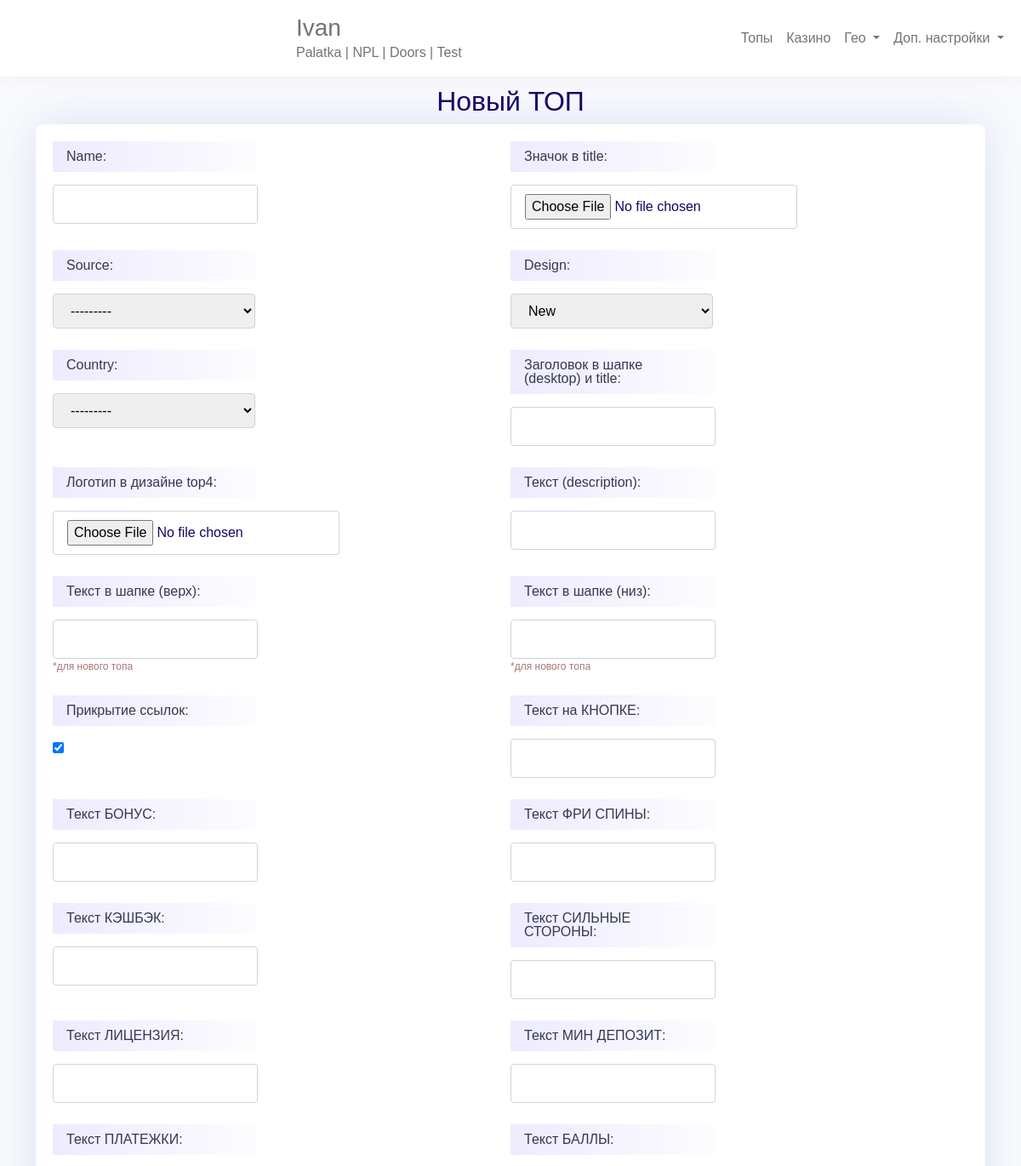
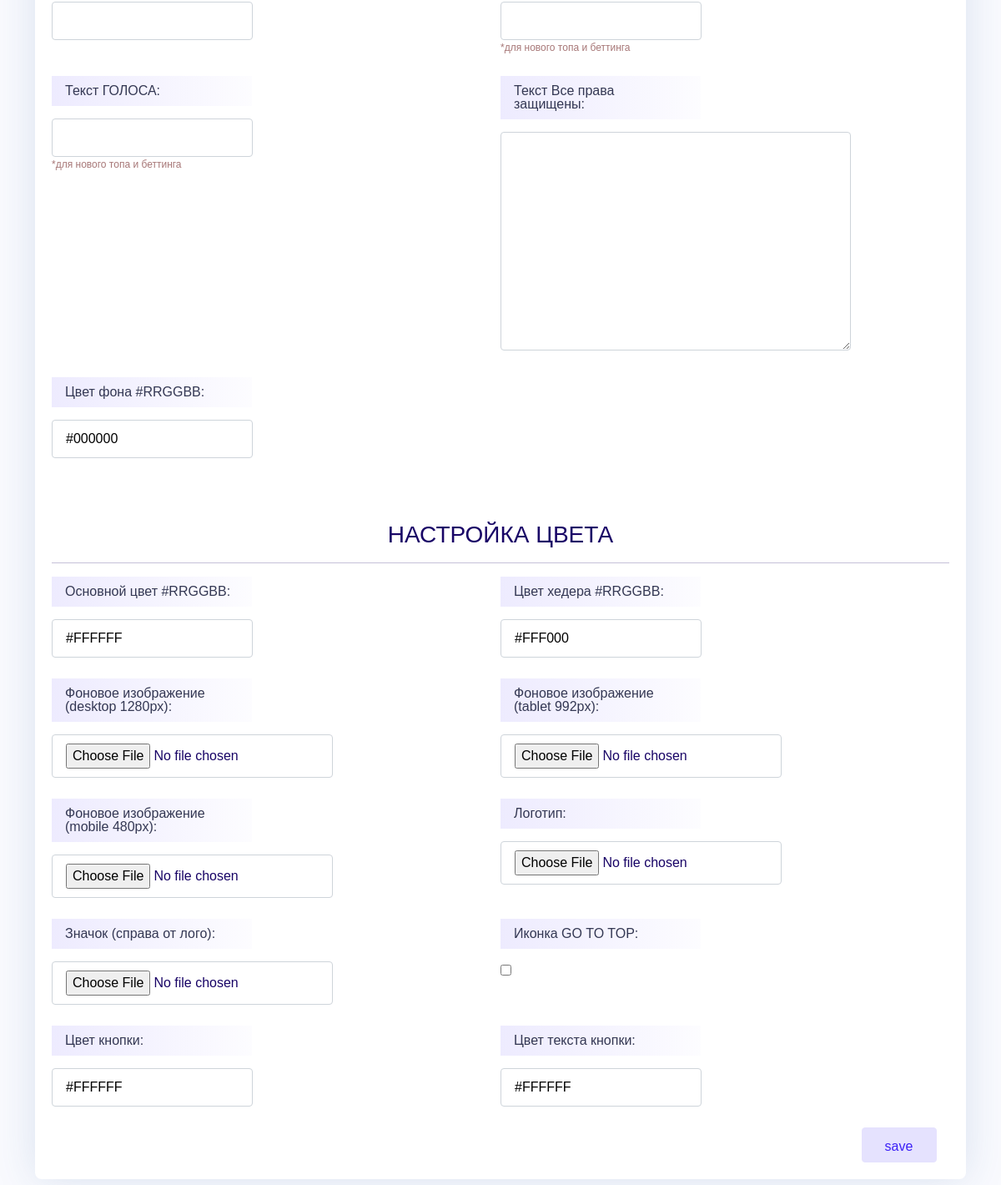
/top/admin/edit/new/ (signed in), run on the app's committed database (2 pictures, top to bottom).
### top/models.py (models this page shows)
class Source(models.Model):
    name = models.CharField(u'Источник', blank=False, max_length=255, null=False)
    def __str__(self):
        return self.name
    class Meta:
        verbose_name = u"Источник"
        verbose_name_plural = u"Источники"

### top/views.py (the view, shortened to what this page needs)
# urls.py: path('top/admin/edit/<slug:slug>/', topviews.topedit, name='topedit'),
@login_required
def topedit(request, slug):
    slug = slug
    if slug == 'new':
        nameTop = NameTop()
    else:
        nameTop = get_object_or_404(NameTop, slug=slug)
    temp = 'topadmin/topedit.html'
    tpc = TopPositionCasino.objects.all().filter(nameTop__slug=slug).order_by('position')
    casinos_top = Casino.objects.all().filter(tpc_casino__nameTop__slug=slug).order_by('tpc_casino__position')
    casinos_all = Casino.objects.all().exclude(tpc_casino__nameTop__slug=slug).order_by('name')
    if nameTop.design == 'new':
        form = TopFormNewTop(request.user, instance=nameTop)
    elif nameTop.design == 'betting':
        form = TopFormBetting(request.user, instance=nameTop)
    elif nameTop.design == 'top4':
        form = TopFormTop4(request.user, instance=nameTop)
    elif nameTop.design == 'top3' or nameTop.design == 'top3-light':
        form = TopFormTop3(request.user, instance=nameTop)
    elif nameTop.design == 'old':
        form = TopFormOldTop(request.user,  instance=nameTop)
    postbacks = Postback.objects.all()
    params = ''
    for postback in postbacks:
        if params != '':
            params += '&'
        if postback.name == 'utm_term':
            params += postback.name + '=' + '{keyword}'
        else:
            params += postback.name + '=' + '{subid}'
    context = {'top': nameTop, 'casinos_top': casinos_top, 'casinos_all': casinos_all, 'form': form, 'params': params}
    return render(request, temp, context)

### top/forms.py
class TopFormNewTop(ModelForm):
    class Meta:
        model = NameTop
        exclude = ('image_1', 'ico_1', 'header_1', 'descript_1', 'image_2', 'ico_2', 'header_2', 'descript_2', 'image_3', 'ico_3',
                   'header_3', 'descript_3', 'font_link', 'font_name', 'tr_bottom', 'tr_bottom_2', 'tr_warning', 'date_modified1', 'date_modified2', 'date_modified3', 'date_modified4', 'date_modified5',
                   'thing_modified1', 'thing_modified2', 'thing_modified3', 'thing_modified4', 'thing_modified5', 'date_modified',
                   'date_published', 'mails', 'click', 'page_views', 'slug')
    def __init__(self, user, *args, **kwargs):
        super(TopFormNewTop, self).__init__(*args, **kwargs)
        self.fields['source'].queryset = user.profile.permission.all()

### geo/models.py (called while the page is built)
    def __str__(self):
        return self.name

### templates/topadmin/topedit.html (shortened to what this page needs)
{% extends './base.html' %}
{% block content %}
{% if top.name %}
	<div class="row">
		<div class="col-12">
			<div class="box">
				<div class="box-item ">
					<div class="top-head d-flex align-items-center">
						<a class="top-url-eye btn-circle" href="{% url 'topshow' slug=top.slug %}?{{params}}" target="_blanc">
							<svg version="1.1" id="Capa_1" xmlns="http://www.w3.org/2000/svg" xmlns:xlink="http://www.w3.org/1999/xlink" x="0px" y="0px" viewBox="0 0 612 612" style="enable-background:new 0 0 612 612;" xml:space="preserve">
									<g>
										<path d="M609.608,315.426c3.19-5.874,3.19-12.979,0-18.853c-58.464-107.643-172.5-180.72-303.607-180.72
										S60.857,188.931,2.393,296.573c-3.19,5.874-3.19,12.979,0,18.853C60.858,423.069,174.892,496.147,306,496.147
										S551.143,423.069,609.608,315.426z M306,451.855c-80.554,0-145.855-65.302-145.855-145.855S225.446,160.144,306,160.144
										S451.856,225.446,451.856,306S386.554,451.855,306,451.855z" />
										<path d="M306,231.67c-6.136,0-12.095,0.749-17.798,2.15c5.841,6.76,9.383,15.563,9.383,25.198c0,21.3-17.267,38.568-38.568,38.568
										c-9.635,0-18.438-3.541-25.198-9.383c-1.401,5.703-2.15,11.662-2.15,17.798c0,41.052,33.279,74.33,74.33,74.33
										s74.33-33.279,74.33-74.33S347.052,231.67,306,231.67z" />
									</g>
							</svg>
						</a>
							<h3>{{top.name}}</h3>
					</div>
					<div class="top-url">
						<p class="top-info d-flex">
							<a href="{% url 'topshow' slug=top.slug %}?{{params}}"></a>
							<button class="top-url-copy top-url-copy-edit btn-circle">
								<svg version="1.1" id="Capa_1" xmlns="http://www.w3.org/2000/svg" xmlns:xlink="http://www.w3.org/1999/xlink" x="0px" y="0px"
								 viewBox="0 0 488.3 488.3" style="enable-background:new 0 0 488.3 488.3;" xml:space="preserve">
								 <g>
								 	<path d="M314.25,85.4h-227c-21.3,0-38.6,17.3-38.6,38.6v325.7c0,21.3,17.3,38.6,38.6,38.6h227c21.3,0,38.6-17.3,38.6-38.6V124
								 		C352.75,102.7,335.45,85.4,314.25,85.4z M325.75,449.6c0,6.4-5.2,11.6-11.6,11.6h-227c-6.4,0-11.6-5.2-11.6-11.6V124
								 		c0-6.4,5.2-11.6,11.6-11.6h227c6.4,0,11.6,5.2,11.6,11.6V449.6z"/>
								 	<path d="M401.05,0h-227c-21.3,0-38.6,17.3-38.6,38.6c0,7.5,6,13.5,13.5,13.5s13.5-6,13.5-13.5c0-6.4,5.2-11.6,11.6-11.6h227
								 		c6.4,0,11.6,5.2,11.6,11.6v325.7c0,6.4-5.2,11.6-11.6,11.6c-7.5,0-13.5,6-13.5,13.5s6,13.5,13.5,13.5c21.3,0,38.6-17.3,38.6-38.6
								 		V38.6C439.65,17.3,422.35,0,401.05,0z"/>
								 </g>
								</svg>
							</button>
							<textarea class="top-url-input" readonly></textarea>
						</p>
					</div>
					<div class="top-mail">
						<a class="top-url-copy top-url-copy-edit btn-circle" href="#top-mails-list" data-bs-target="#top-mails-list" data-bs-toggle="modal">
							<svg version="1.1" id="Layer_1" xmlns="http://www.w3.org/2000/svg" xmlns:xlink="http://www.w3.org/1999/xlink" x="0px" y="0px"
								 viewBox="0 0 512 512" style="enable-background:new 0 0 512 512;" xml:space="preserve">
								 <g>
								 	<path d="M477.576,229.429l0.043-0.043L345.664,96.226c-9.134-9.219-21.312-14.313-34.29-14.342c-0.039,0-0.076,0-0.115,0
								 		c-12.934,0-25.094,5.036-34.245,14.187l-16.12,16.122c-1.763,1.763-3.823,2.026-4.893,2.026s-3.13-0.263-4.892-2.026
								 		L234.987,96.07c-9.151-9.15-21.309-14.185-34.243-14.185c-0.039,0-0.078,0-0.115,0c-12.979,0.029-25.157,5.123-34.29,14.342
								 		L34.384,229.386l0.043,0.043C13.165,250.722,0,280.098,0,312.494c0,64.857,52.765,117.622,117.622,117.622
								 		c45.947,0,85.799-26.497,105.147-64.999c9.624,6.1,21.018,9.648,33.232,9.648c12.213,0,23.607-3.548,33.232-9.648
								 		c19.348,38.502,59.2,64.999,105.147,64.999C459.235,430.115,512,377.35,512,312.494C512,280.098,498.835,250.722,477.576,229.429z
								 		 M117.622,388.602c-41.966,0-76.108-34.142-76.108-76.108s34.142-76.108,76.108-76.108s76.108,34.142,76.108,76.108
								 		S159.588,388.602,117.622,388.602z M256,340.169c-15.285,0-27.676-12.39-27.676-27.676s12.39-27.676,27.676-27.676
								 		s27.676,12.39,27.676,27.676S271.285,340.169,256,340.169z M394.378,388.602c-41.966,0-76.108-34.142-76.108-76.108
								 		s34.142-76.108,76.108-76.108c41.966,0,76.108,34.142,76.108,76.108S436.344,388.602,394.378,388.602z"/>
								 </g>
							</svg>
						</a>
						<p>Почты - <span>{{top.mails.count}}</span></p>
					</div>
					<div class="modal fade" id="top-mails-list" style="display: none;" tabindex="-1" aria-hidden="true">
						<div class="modal-dialog">
							<div class="modal-content position-relative">
								<button type="button" class="close modal-close" data-bs-dismiss="modal" aria-label="Close">
									<span aria-hidden="true">×</span>
								</button>
								<div class="modal-wrapper">
									<h4>Почты</h4>
									<ul>
										{% for mail in top.mails.all %}
											<li>{{mail.mail}}</li>
										{% endfor %}
									</ul>
								</div>
							</div>
						</div>
					</div>
				</div>
				<div class="historia">
					<div class="row d-flex justify-content-end">
						<div class="col-4">
							<div class="d-flex">
								<h4 class="">Последние изменения:</h4>
							</div>
							<p>{{top.date_modified1|date:"j.m.y - G:i"}} — {{top.thing_modified1}}</p>
							<p>{{top.date_modified2|date:"j.m.y - G:i"}} — {{top.thing_modified2}}</p>
							<p>{{top.date_modified3|date:"j.m.y - G:i"}} — {{top.thing_modified3}}</p>
							<p>{{top.date_modified4|date:"j.m.y - G:i"}} — {{top.thing_modified4}}</p>
							<p>{{top.date_modified5|date:"j.m.y - G:i"}} — {{top.thing_modified5}}</p>
						</div>
					</div>
				</div>
				<div class="casinos d-flex justify-content-between">
					<div class="casinos-block casinos-block-top">
						<h2 class="subheader">Casinos in Top</h2>
						<div class="box-item">
							<ul id="sortable1" class="connectedSortable casinos-box casinos-box-top">
								{% for casino in casinos_top %}
									<li class="casino-top" id={{casino.id}} data-position={{casino.position}}>
										<div class="casino-top-namebox">
											<h4>
												{{casino.name}}
												<!-- <span class="casino-top-namebox-hide">
														{{casino.link}}
													</span> -->
											</h4>
											<a class="btn-circle" href="{% url 'casinoedit' slug=casino.id %}" target="_blanc">
												<svg version="1.1" id="Capa_1" xmlns="http://www.w3.org/2000/svg" xmlns:xlink="http://www.w3.org/1999/xlink" x="0px" y="0px" viewBox="0 0 490.305 490.305" style="enable-background:new 0 0 490.305 490.305;" xml:space="preserve">
														<g>
															<path d="M472.469,81.443l-63.6-63.6c-13.1-16.4-53.2-30.2-83.4,0l-290.9,289.9l0,0c-4.4,4.4-6.5,10.1-6.2,15.6l-27.1,141.8
															c-4.2,16.2,11.9,26.6,22.9,25l147-29.2c4.2,0,7.3-2.1,10.4-5.2l290.9-289.8C495.469,142.943,495.469,104.443,472.469,81.443z
															 M354.669,46.043c6.3-7.3,18.8-7.3,26.1,0l17.3,17l-289.7,289.7l-30.1-30.4L354.669,46.043z M61.769,364.043l64.4,64.4l-80.1,15.8
															L61.769,364.043z M444.369,135.643l-276.8,276.8l-30.1-30.4l290-290l16.8,16.5C453.469,118.343,449.169,130.743,444.369,135.643z"
															/>
														</g>
												</svg>
											</a>
										</div>
										<div class="casino-top-ccs">
											{% for ccs in casino.country.all %}
												<span class="casino-top-ccs-visible">{{ccs.country.slug}}
													<!-- <span class="casino-top-ccs-hide">
														{{ccs.link}}
													</span> -->
												</span>
											{% endfor %}
										</div>
									</li>
								{% endfor %}
							</ul>
						</div>
					</div>
					<div class="casinos-block casinos-block-all">
						<h2 class="subheader">All Casinos</h2>
						<div class="box-item">
							<ul id="sortable2" class="connectedSortable casinos-box casinos-box-all">
								{% for casino in casinos_all %}
									<li class="casino-top" id={{casino.id}}>
										<div class="casino-top-namebox">
											<h4>
												{{casino.name}}
												<!-- <span class="casino-top-namebox-hide">
														{{casino.link}}
													</span> -->
											</h4>
											<a class="btn-circle" href="{% url 'casinoedit' slug=casino.id %}" target="_blanc">
												<svg version="1.1" id="Capa_1" xmlns="http://www.w3.org/2000/svg" xmlns:xlink="http://www.w3.org/1999/xlink" x="0px" y="0px" viewBox="0 0 490.305 490.305" style="enable-background:new 0 0 490.305 490.305;" xml:space="preserve">
														<g>
															<path d="M472.469,81.443l-63.6-63.6c-13.1-16.4-53.2-30.2-83.4,0l-290.9,289.9l0,0c-4.4,4.4-6.5,10.1-6.2,15.6l-27.1,141.8
															c-4.2,16.2,11.9,26.6,22.9,25l147-29.2c4.2,0,7.3-2.1,10.4-5.2l290.9-289.8C495.469,142.943,495.469,104.443,472.469,81.443z
															 M354.669,46.043c6.3-7.3,18.8-7.3,26.1,0l17.3,17l-289.7,289.7l-30.1-30.4L354.669,46.043z M61.769,364.043l64.4,64.4l-80.1,15.8
															L61.769,364.043z M444.369,135.643l-276.8,276.8l-30.1-30.4l290-290l16.8,16.5C453.469,118.343,449.169,130.743,444.369,135.643z"
															/>
														</g>
												</svg>
											</a>
										</div>
										<div class="casino-top-ccs">
											{% for ccs in casino.country.all %}
												<span class="casino-top-ccs-visible">{{ccs.country.slug}}
													<!-- <span class="casino-top-ccs-hide">
														{{ccs.link}}
													</span> -->
												</span>
											{% endfor %}
										</div>
									</li>
								{% endfor %}
							</ul>
						</div>
					</div>
				</div>
				<h3>Настройки Топа</h3>
{% else %}
	<h2 class="text-center">Новый ТОП</h2>
{% endif %}
				<div class="box-item">
					<form method="POST" enctype="multipart/form-data">
                        {% for field in form %}
                            {% if field.id_for_label == 'id_color' %}
                               <div style="width: 100%; margin-top: 50px">
                                    <h3 style="text-align: center; width: 100%">НАСТРОЙКА ЦВЕТА</h3>
                                    <hr style="width: 100%;">
                               </div>
                            {% endif %}
                            <p>
                                {{ field.label_tag }} {{ field }}
                                {% if field.help_text %}
                                    <span class="helptext">{{ field.help_text }}</span>
                                {% endif %}
                            </p>
                        {% endfor %}
						<div class="btn-box">
							<input class="btn" type="submit" value="save">
						</div>
					</form>
				</div>
			</div>
{% endblock %}

### templates/topadmin/base.html (shortened to what this page needs)
<!DOCTYPE html>
<html lang="en">
<head>
	<link rel="stylesheet" href="/media/topadmin/fonts/stylesheet.css">
	<link rel="stylesheet" href="/media/topadmin/styles/jquery-ui.css">
	<link rel="stylesheet" href="/media/topadmin/styles/bootstrap.min.css">
	<link href="/media/topadmin/styles/widgets.css" type="text/css" media="all" rel="stylesheet">
	<link rel="stylesheet" href="/media/topadmin/styles/styles.css">
</head>
<body>
		<nav class="navbar fixed-top navbar-expand-lg navbar-light">
			<div class="container-fluid">
				<div class="navbar-text">
					<h3 class="m-0 p-0">{{user.username}}</h3>
					<p class="m-0 p-0">
						{% for source in user.profile.permission.all %}
							{% if forloop.counter != 1 %}
								 |
							{% endif %}
							{{source.name}}
						{% endfor %}
					</p>
				</div>
				<ul class="navbar-nav">
					<li class="nav-item">
						<a class="nav-link"  href="{% url 'topadmin' %}">Топы</a>
					</li>
					<li class="nav-item">
						<a class="nav-link" href="{% url 'casinoadmin' %}">Казино</a>
					</li>
					<li class="nav-item dropdown">
						<a class="nav-link  dropdown-toggle" href="#" id="navbarDropdown-geo" role="button" data-bs-toggle="dropdown" aria-expanded="false">
							Гео
						</a>
					</li>
					<li class="nav-item dropdown">
						<a class="nav-link  dropdown-toggle" href="#" id="navbarDropdown-casino" role="button" data-bs-toggle="dropdown" aria-expanded="false">
							Доп. настройки
						</a>
					</li>
				</ul>
			</div>
		</nav>
		<main>
			<div class="container">
				{% block content %}
				{% endblock %}
		</main>
</body>
</html>

### media/topadmin/styles/styles.css (style rules this page uses)
body { font-family: 'Poppins', sans-serif; color: #180466; background: #F9FAFE; }
.navbar { background: #fff; box-shadow: 0 0 20px 1px #eaeaea99; }
main { margin-top: 100px; }
.box-item { margin-bottom: 10px; width: 100%; background: #fff; padding: 5px; border-radius: 8px; box-shadow: rgb(42 89 152 / 15%) 0px 0px 50px; }
.btn-box { display: flex; justify-content: end; align-items: center; margin: 0 auto; width: 100%; }
.btn-box .btn { margin-right: 15px; }
.btn { min-width: 90px; padding: 10px 16px 6px 15px; border-radius: 4px; border: none; color: #3C21F7; border: 1px solid #E5E2FE; background: #E5E2FE; transition: color .15s ease-in-out,background-color .15s ease-in-out,border-color .15s ease-in-out,box-shadow .15s ease-in-out; }
form { display: flex; flex-wrap: wrap; padding: 15px; }
form>p { display: block; width: 50%; }
form>p:not(:last-child) { margin-bottom: 25px; }
form>p label { display: block; color: #343853; padding: 4px 10px 0 0; word-wrap: break-word; line-height: 1; margin-bottom: 15px; background: linear-gradient(to right, rgb(60 33 247 / 9%) 0%, rgba(60, 33, 247, 0.01) 100%); padding: 10px 16px; max-width: 240px; }
form>p input, form>p select, form>p textarea { padding: 10px 16px; border-radius: 4px; border: 1px solid #ced4da; }
form>p select { min-width: 238px; }
form>p span.helptext { display: block; font-size: 12px; color: #a77777; }
form>p span.helptext:before { content: '*'; }

### data on the page
Source: name "Palatka"
Source: name "NPL"
Source: name "Doors"
Source: name "Test"

### other printed values
{{ user.username }} "Ivan"
{{ field.label_tag }} "Name:" "Значок в title:" "Source:" "Design:" "Country:" "Заголовок в шапке (desktop) и title:" "Логотип в дизайне top4:" "Текст (description):" "Текст в шапке (верх):" "Текст в шапке (низ):" "Прикрытие ссылок:" "Текст на КНОПКЕ:" "Текст БОНУС:" "Текст ФРИ СПИНЫ:" "Текст КЭШБЭК:" "Текст СИЛЬНЫЕ СТОРОНЫ:" "Текст ЛИЦЕНЗИЯ:" "Текст МИН ДЕПОЗИТ:" "Текст ПЛАТЕЖКИ:" "Текст БАЛЛЫ:" "Текст ГОЛОСА:" "Текст Все права защищены:" "Цвет фона #RRGGBB:" "Основной цвет #RRGGBB:" "Цвет хедера #RRGGBB:" "Фоновое изображение (desktop 1280px):" "Фоновое изображение (tablet 992px):" "Фоновое изображение (mobile 480px):" "Логотип:" "Значок (справа от лого):" "Иконка GO TO TOP:" "Цвет кнопки:" "Цвет текста кнопки:"
{{ field.help_text }} "для нового топа" "для нового топа" "для нового топа и беттинга" "для нового топа и беттинга"
